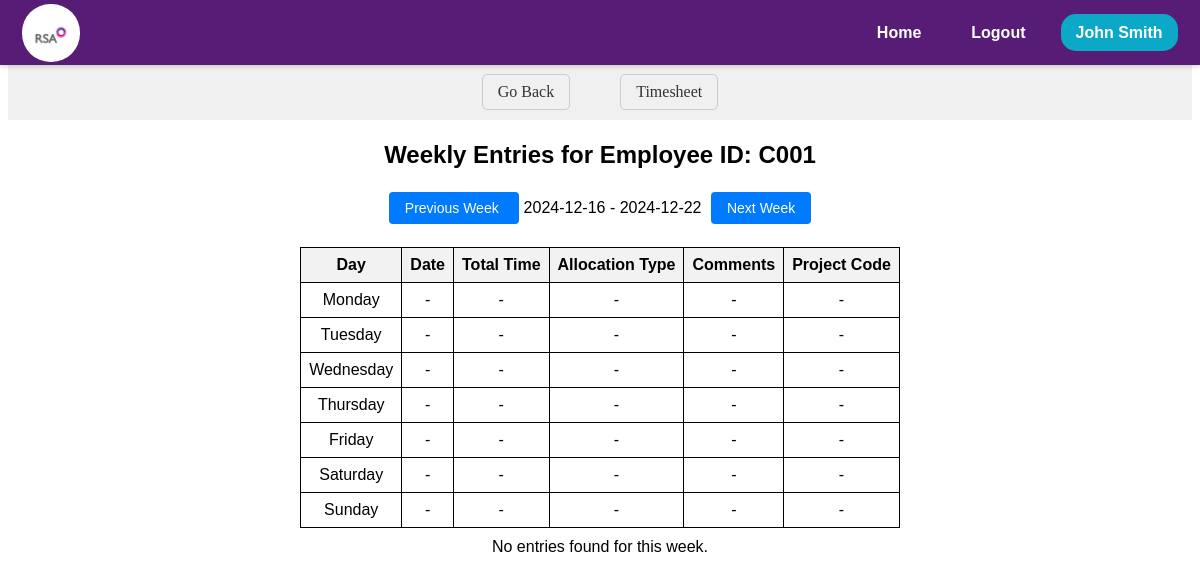
Page /timesheet/manage_repotree/employee_entries/C001 (signed in) on the earlier database version.
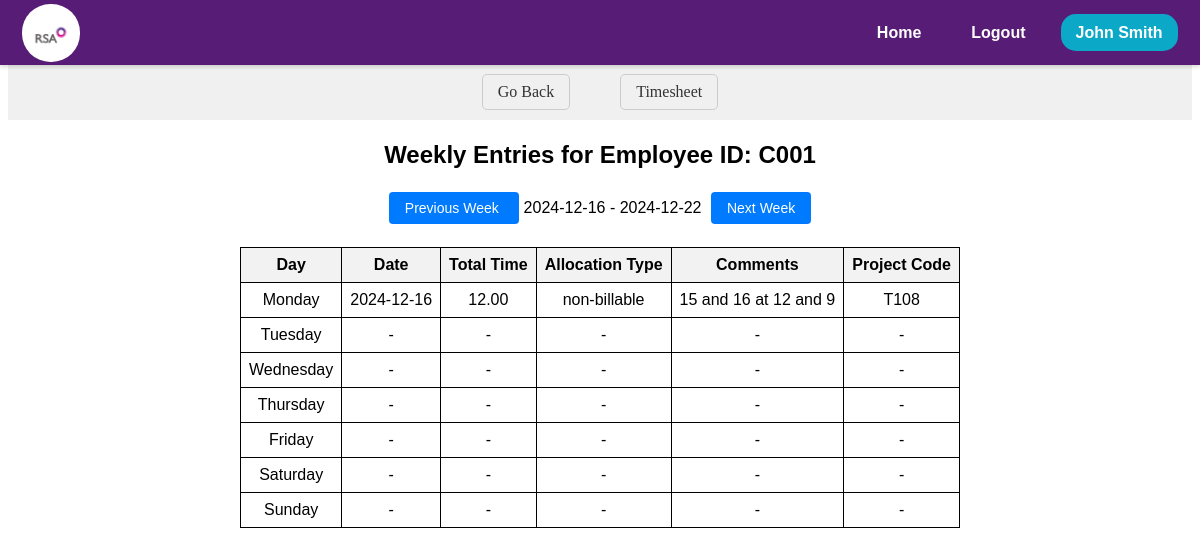
Same page on the later database version.
### models.py (models this page shows, shortened)
class TimesheetEntry(db.Model):
    __tablename__ = 'timesheet_entries'
    Uniq_ID = db.Column(db.String(255), primary_key=True)
    EmpID = db.Column(db.String(10), nullable=False)
    DateofEntry = db.Column(db.Date, nullable=False)
    StartTime = db.Column(db.String(255))
    EndTime = db.Column(db.String(255))
    Hours = db.Column(db.Float)
    Minutes = db.Column(db.Float)
    AllocationType = db.Column(db.String(50))
    Category1 = db.Column(db.String(50))
    Category2 = db.Column(db.String(50))
    Category3 = db.Column(db.String(50))
    ProjectCode = db.Column(db.String(10))
    Category5 = db.Column(db.String(50))
    Category6 = db.Column(db.String(50))
    Comment = db.Column(db.String(255))
    Team = db.Column(db.String(255), nullable=False)
    Status = db.Column(db.String(20))
    SubmitDate = db.Column(db.DateTime, default=lambda: datetime.now(timezone.utc))
    RecordType = db.Column(db.String(50))
    WO_Percent = db.Column(db.Float)
    WO_Units = db.Column(db.Integer)
    NetUnits = db.Column(db.Integer)
    BaseRate = db.Column(db.Float)
    Billed_Label = db.Column(db.String(50))
    WOFF_Reason = db.Column(db.String(255))
    LastUploadDate = db.Column(db.DateTime, onupdate=lambda: datetime.now(timezone.utc))
    LastUpdatedBy = db.Column(db.String(50))
    InvNum =db.Column(db.Float)
    FinalRate = db.Column(db.Float)
    SSMA_TimeStamp = db.Column(db.DateTime )

### app.py (the view)
@app.route('/timesheet/manage_repotree/employee_entries/<emp_id>')
@login_required
def employee_entries(emp_id):
    selected_date_str = request.args.get('selected_date', datetime.utcnow().strftime('%Y-%m-%d'))
    selected_date = datetime.strptime(selected_date_str, '%Y-%m-%d').date()
    week_start = selected_date - timedelta(days=selected_date.weekday())
    week_end = week_start + timedelta(days=6)
    entries = TimesheetEntry.query.filter(
        TimesheetEntry.EmpID == emp_id,
        TimesheetEntry.DateofEntry >= week_start,
        TimesheetEntry.DateofEntry <= week_end
    ).all()
    entries_by_date = []
    for entry in entries:
        entry_data = {
            'date': entry.DateofEntry,
            'day': entry.DateofEntry.strftime('%A'),
            'hours': entry.Hours,
            'minutes': entry.Minutes,
            'allocation_type': entry.AllocationType,
            'comments': entry.Comment,
            'project_code': entry.ProjectCode
        }
        entries_by_date.append(entry_data)
    prev_week_date = week_start - timedelta(days=7)
    next_week_date = week_start + timedelta(days=7)
    return render_template(
        'timesheet/timesheet-manager/employee_entries.html',
        emp_id=emp_id,
        entries_by_date=entries_by_date,
        week_start=week_start,
        week_end=week_end,
        prev_week_date=prev_week_date,
        next_week_date=next_week_date,
         user=current_user
    )

### app.py (called while the page is built)
@app.before_request
def session_management():
    session.permanent = True

@login_manager.user_loader
def load_user(user_id):
    session = db.session
    return session.get(EMPWD, user_id)

### templates/timesheet/timesheet-manager/employee_entries.html (shortened to what this page needs)
<!DOCTYPE html>
<html lang="en">
  <head>
    <link
      rel="stylesheet"
      href="{{ url_for('static', filename='css/timesheet/employee_entries/employee_entries.css') }}"
    />
  </head>
  <body>
    {% include 'navbar/navbar.html' %}
    <nav class="ts-nav-container">
      <div class="ts-nav-center">
        <a onclick="history.back(-1)" class="ts-nav-link">Go Back</a>
        <a href="/timesheet" class="ts-nav-link">Timesheet</a>
      </div>
    </nav>
    <div class="ts-manager-emp-body">
      <div class="ts-manager-emp-entries-container">
        <h1 class="ts-manager-emp-entries-header">
          Weekly Entries for Employee ID: {{ emp_id }}
        </h1>
        <div class="ts-manager-emp-entries-navigation">
          <a
            href="{{ url_for('employee_entries', emp_id=emp_id, selected_date=prev_week_date) }}"
            class="ts-manager-emp-entries-btn"
          >
            Previous Week
          </a>
          <span>{{ week_start }} - {{ week_end }}</span>
          <a
            href="{{ url_for('employee_entries', emp_id=emp_id, selected_date=next_week_date) }}"
            class="ts-manager-emp-entries-btn"
          >
            Next Week
          </a>
        </div>
        <table class="ts-manager-emp-entries-table">
          <tr>
            <th>Day</th>
            <th>Date</th>
            <th>Total Time</th>
            <th>Allocation Type</th>
            <th>Comments</th>
            <th>Project Code</th>
          </tr>
          {% for day in ["Monday", "Tuesday", "Wednesday", "Thursday", "Friday",
          "Saturday", "Sunday"] %}
          <tr>
            <td>{{ day }}</td>
            {% set entry = entries_by_date | selectattr('day', 'equalto', day) |
            first %} {% if entry %}
            <td>{{ entry.date }}</td>
            <td>{{"%.2f" | format(entry.hours + (entry.minutes/60))}}</td>
            <td>{{ entry.allocation_type }}</td>
            <td>{{ entry.comments }}</td>
            <td>{{ entry.project_code }}</td>
            {% else %}
            <td>-</td>
            <td>-</td>
            <td>-</td>
            <td>-</td>
            <td>-</td>
            {% endif %}
          </tr>
          {% endfor %}
        </table>
        {% if not entries_by_date %}
        <p class="ts-manager-emp-entries-message">
          No entries found for this week.
        </p>
        {% endif %}
      </div>
    </div>
  </body>
</html>

Differences in the rows shown:
added TimesheetEntry: date "2024-12-16", entry.hours+(entry.minutes/60) "12.00", allocation_type "non-billable", comments "15 and 16 at 12 and 9", project_code "T108"
Other differences:
new list line: "Monday"
list line gone: "Monday - - - - -"
text no longer shown: "No entries found for this week."
